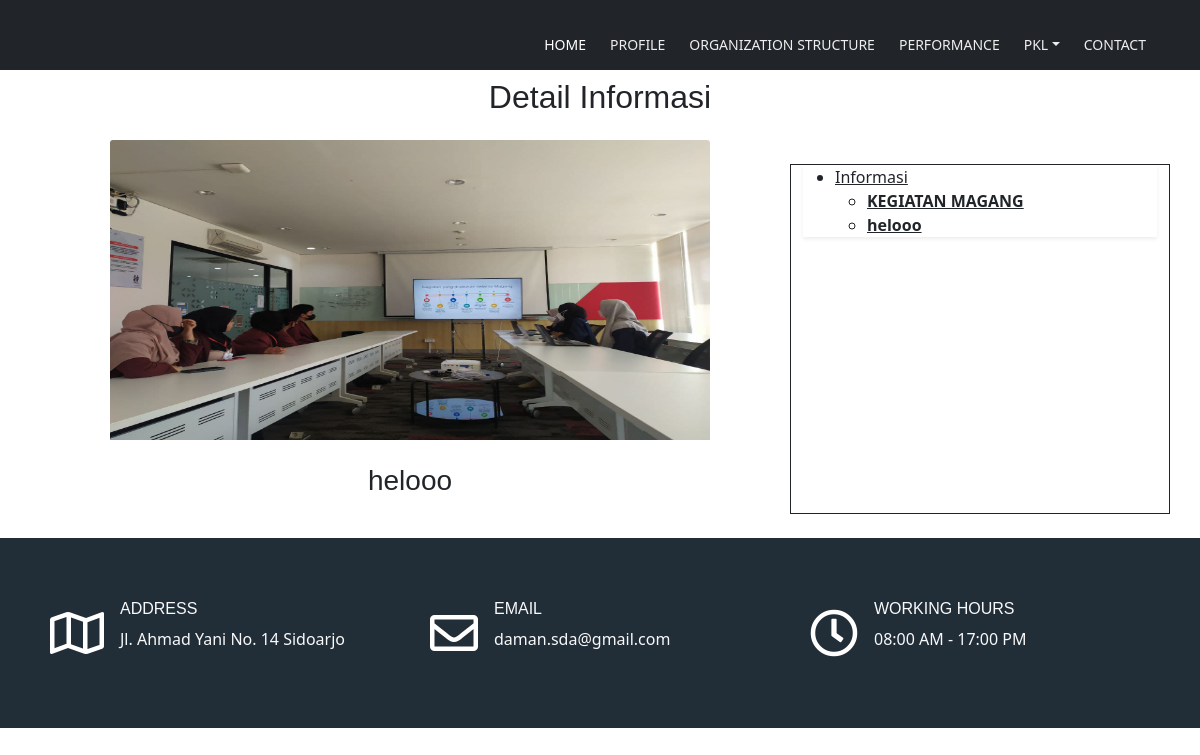
Screenshot of /Info/detail/12 with the database file from the repository.
### tables this page shows
CREATE TABLE `tb_info` (
  `id_info` int(11) NOT NULL,
  `judul` varchar(255) NOT NULL,
  `isi` text NOT NULL,
  `foto` varchar(255) NOT NULL,
  `waktu` timestamp NOT NULL DEFAULT current_timestamp()
);

### application/controllers/Info.php (called while the page is built, shortened)
<?php
class Info extends CI_Controller{
	public function detail($id)
	{
		$where = array(
			'id_info' => $id
		);
		$data['infodaman'] = $this->Model_data->tampil_info_daman()->result();
		$data['detailinfo'] = $this->Model_data->detail_info_daman($where)->result();
		$this->load->view('templates/header');
		$this->load->view('templates/navbar');
		$this->load->view('Info/detail', $data);
		$this->load->view('templates/footer');
	}
}
?>

### index.php (called while the page is built, shortened)
<?php
require_once BASEPATH.'core/CodeIgniter.php';

### application/models/Model_data.php (called while the page is built, shortened)
<?php
class Model_data extends CI_Model{
	public function tampil_info_daman(){
		return $this->db->get('tb_info');
	}
	public function detail_info_daman($where)
	{
		return $this->db->get_where('tb_info', $where);
	}
}
?>

### application/views/Info/detail.php (the view, shortened to what this page needs)
<div class="p-3 mb-2 bg-dark text-white" style="height: 70px;"></div>
<div class="container" >
    <center><h2>Detail Informasi</h2></center>
    <div class="mt-4 mb-4 row">
        <?php foreach($detailinfo as $detail) : ?>
            <div class="col-md-8">
                <center>
                    <div class="mb-4" style="width: 600px; height: 300px;">
                        <?php if($detail->foto !== "") : ?>
                            <img src="<?= base_url('assets/images/info_pkl/'.$detail->foto) ?>" class="card-img-top" alt="..." width="150" height="300">
                        <?php else : ?>
                            <img src="https://assets.pikiran-rakyat.com/crop/0x0:0x0/x/photo/2021/09/22/3820270727.png" class="card-img-top" alt="..." width="150" height="300">
                        <?php endif; ?>
                    </div>
                </center>
                <center class="mt-4">
                    <h3 class="mt-3 mb-2"><?php echo $detail->judul ?></h3>
                </center>
            </div>
        <?php endforeach; ?>
        <div class="col-md-4 mt-4" style="border:solid 1px">
            <div class="nsidebar">
                <div class="widget ncategory shadow-sm">
                    <nav class="nav-tree mb-0">
                        <ul>
                            <li>
                                <a class="text-dark" href="#">Informasi</a>
                                <ul>
                                    <?php foreach($infodaman as $info) : ?>
                                        <strong><li><a class="text-dark" href="<?php echo base_url('Info/detail/' . $info->id_info) ?>"><?php echo $info->judul ?><span class="shadow-sm"></span></a></li></strong>
                                    <?php endforeach; ?>
                                </ul>
                            </li>
                        </ul>
                    </nav>
                </div>
            </div>
        </div>
    </div>
</div>

### assets/css/stlyle-asset.css (style rules this page uses)
:root { --primary: #1c262f; --primary-light: #212d37; --secondary: #808080; --tertiary: #808080; --gradient: linear-gradient(to right, #ff2c06, #ff6347); }
h1, h2, h3, h4, h5, h12, h10, h6 { font-family: "Poppins", sans-serif; }

### rows the page displays
tb_info: foto (picture), judul "helooo"
tb_info: judul "KEGIATAN MAGANG"
